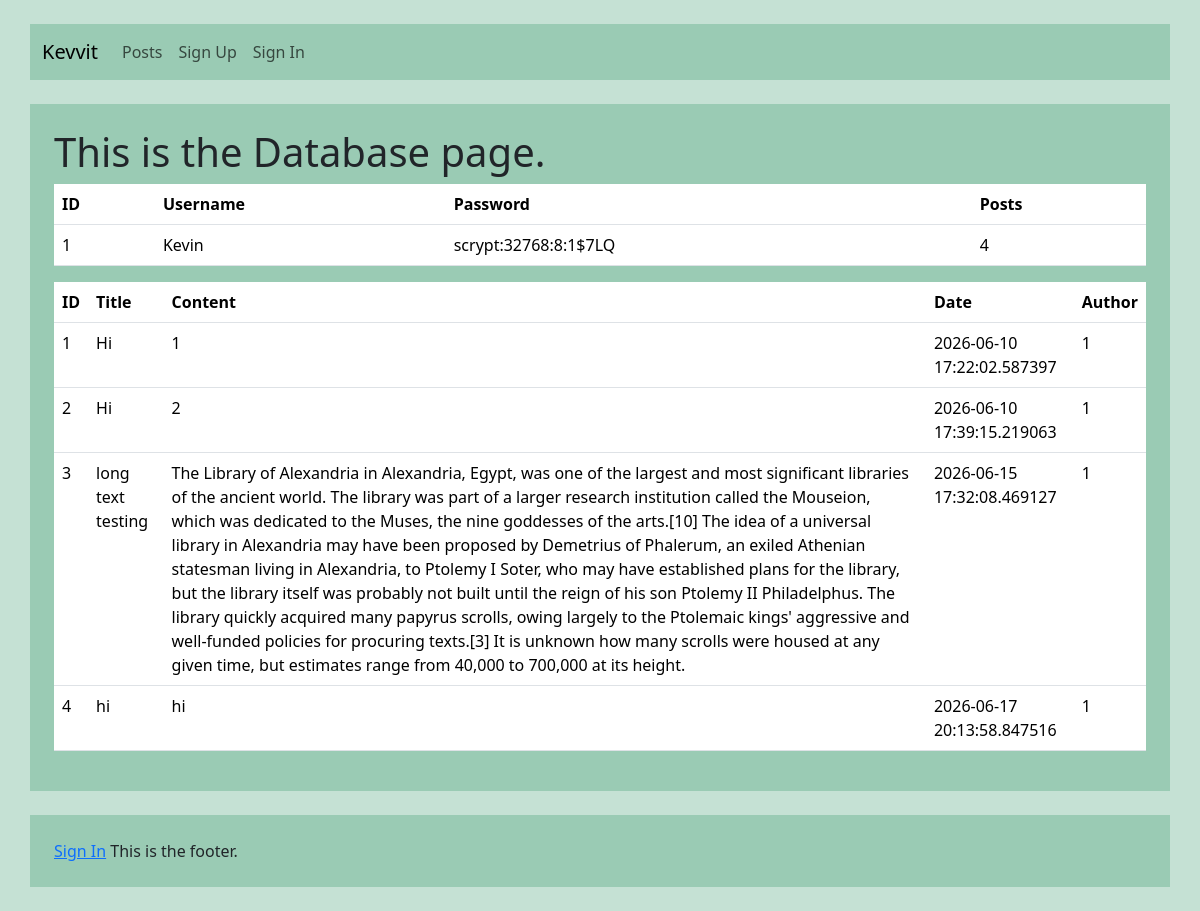
The page /database on the database its author committed.
### blog/models.py (models this page shows, shortened)
class User(db.Model):
    id = db.Column(db.Integer, primary_key=True)
    username = db.Column(
        db.String(80),
        unique=True,
        nullable=False
    )
    password = db.Column(
        db.String(120),
        unique=False,
        nullable=False
    )
    posts = db.relationship(
        'Post',
        backref='author',
        lazy=True
    )

class Post(db.Model):
    id = db.Column(db.Integer, primary_key=True)
    title = db.Column(
        db.String(100),
        nullable=False
    )
    content = db.Column(
        db.Text,
        nullable=False
    )
    date_posted = db.Column(
        db.DateTime,
        nullable=False,
        default=datetime.utcnow
    )
    date_updated = db.Column(
        db.DateTime,
        nullable=True,
        default=datetime.utcnow
    )
    author_id = db.Column(
        db.Integer,
        db.ForeignKey('user.id'),
        nullable=False
        )
    upvotes = db.Column(
        db.Integer,
        nullable=False,
        default=0
    )
    downvotes = db.Column(
        db.Integer,
        nullable=False,
        default=0
    )

### blog/routes.py (the view)
@app.route('/database', methods=['GET', 'POST'])
def database():
    all_users = User.query.all()
    all_posts = Post.query.all()
    return render_template('database.html', title='Database', users=all_users, posts=all_posts)

### blog/templates/database.html
{% extends "base.html" %}
{% block content %}
<h1> This is the Database page.</h1>
<table class="table">
    <thead>
        <tr>
            <th>ID</th>
            <th>Username</th>
            <th>Password</th>
            <th>Posts</th>
        </tr>
    </thead>
    <tbody>
        {% for user in users %}
        <tr>
            <td>{{ user.id }}</td>
            <td>{{ user.username }}</td>
            <td>{{ user.password[:20] }}</td>
            <td>{{ user.posts|length }}</td>
        </tr>
        {% endfor %}
    </tbody>
</table>
<table class="table">
    <thead>
        <tr>
            <th>ID</th>
            <th>Title</th>
            <th>Content</th>
            <th>Date</th>
            <th>Author</th>
        </tr>
    </thead>
    <tbody>
        {% for post in posts %}
        <tr>
            <td>{{ post.id }}</td>
            <td>{{ post.title }}</td>
            <td>{{ post.content }}</td>
            <td>{{ post.date_posted }}</td>
            <td>{{ post.author_id }}</td>
        </tr>
        {% endfor %}
    </tbody>
</table>
{% endblock %}
{% block footer %}This is the footer.{% endblock %}

### rows shown on the page
User: id "1", username "Kevin", password "scrypt:32768:8:1$7LQ", posts|length "4"
Post: id "1", title "Hi", content "1", date_posted "2026-06-10 17:22:02.587397", author_id "1"
Post: id "2", title "Hi", content "2", date_posted "2026-06-10 17:39:15.219063", author_id "1"
Post: id "3", title "long text testing", content "The Library of Alexandria in Alexandria, Egypt, was one of the largest and most significant libraries of the ancient world. The library was part of a larger research institution called the Mouseion, which was dedicated to the Muses, the nine goddesses of the arts.[10] The idea of a universal library in Alexandria may have been proposed by Demetrius of Phalerum, an exiled Athenian statesman living in Alexandria, to Ptolemy I Soter, who may have established plans for the library, but the library itself was probably not built until the reign of his son Ptolemy II Philadelphus. The library quickly acquired many papyrus scrolls, owing largely to the Ptolemaic kings' aggressive and well-funded…", date_posted "2026-06-15 17:32:08.469127", author_id "1"
Post: id "4", title "hi", content "hi", date_posted "2026-06-17 20:13:58.847516", author_id "1"
